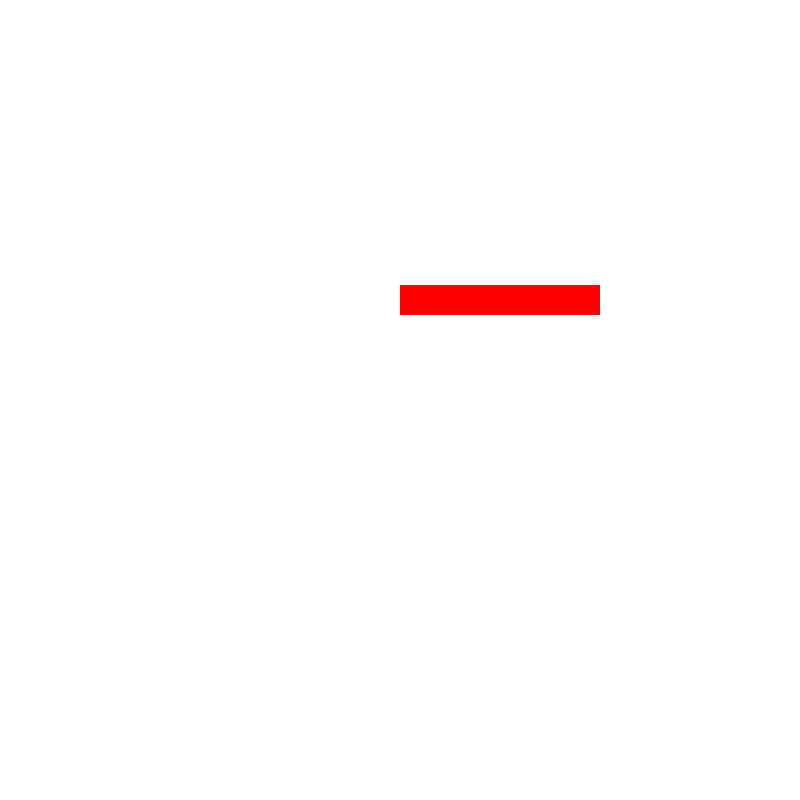
Frame 1 (no input)
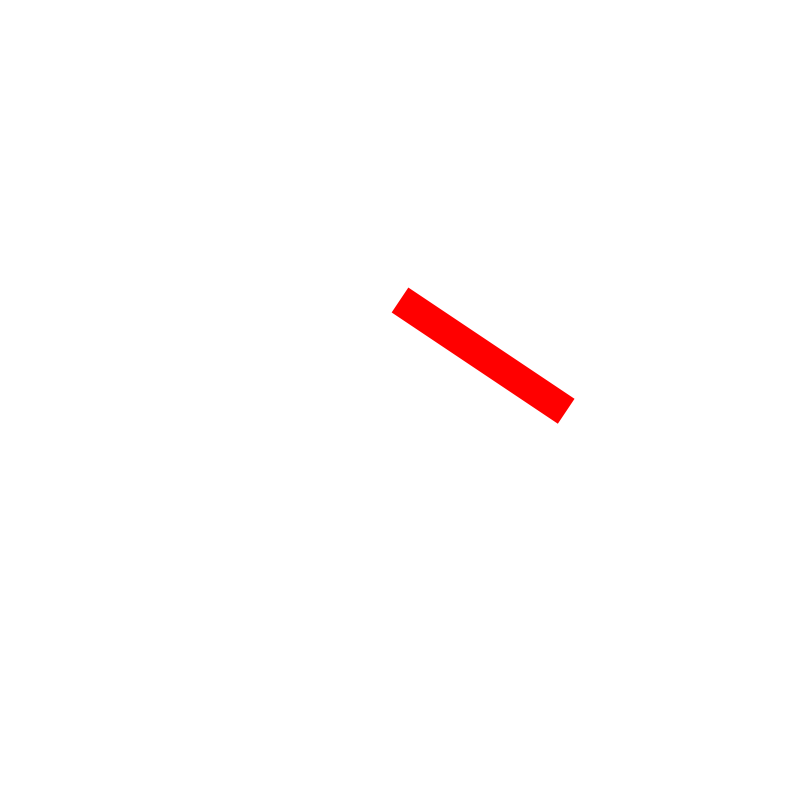
Frame 60 (the mouse pressed at the canvas centre just before this capture)
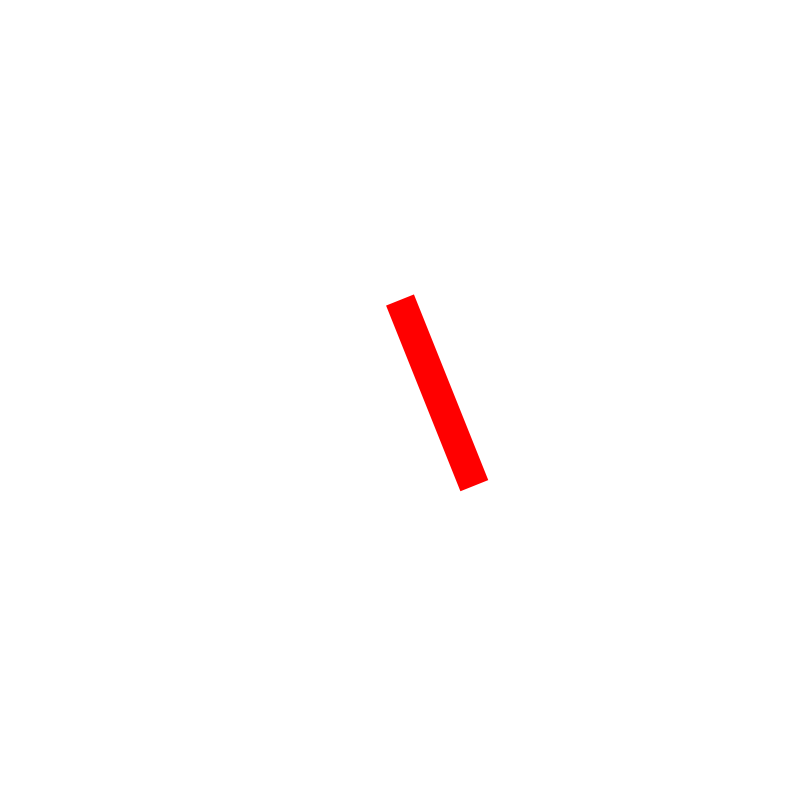
Frame 120 (the mouse held since frame 60 and released just before this capture)

The Processing sketch that drew these frames (run headless with seeded random() and noise(); from frame 60 on, the mouse is pressed at the canvas centre):

// Processing sketch: rotatedThingForLuke
// ── rotatedThingForLuke.pde
float theta;

void setup() {
  size(800, 800);
  theta = 0;
}

void draw() {
  background(255);
  
  //speedometer
  fill(255, 0, 0);
  translate(400, 300); //moving the entire coordinate plane
  rotate(theta);
  //rectMode(CENTER);
  noStroke();
  rect(0, -15, 200, 30);
  
  //move the speedometer
  theta += 0.01;
}
